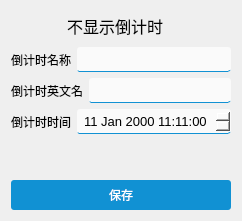
     <widget class="QWidget" name="tab_5">
      <attribute name="title">
       <string>倒计时设置</string>
      </attribute>
      <layout class="QVBoxLayout" name="verticalLayout_6">
       <item>
        <widget class="QCheckBox" name="timer_hide">
         <property name="maximumSize">
          <size>
           <width>16777215</width>
           <height>30</height>
          </size>
         </property>
         <property name="font">
          <font>
           <pointsize>12</pointsize>
          </font>
         </property>
         <property name="styleSheet">
          <string notr="true">QCheckBox{
border:none;
}

QCheckBox::indicator{/*选择框尺寸*/
    border: 0px solid #b1b1b1;
	width: 50px;
	height: 50px;
}
QCheckBox::indicator:unchecked{
image:url(&quot;:/res/checkbutton/unchecked.png&quot;);
}
QCheckBox::indicator:checked{
image:url(&quot;:/res/checkbutton/checked.png&quot;);
}
QCheckBox:hover{
color:#1191d3;
}</string>
         </property>
         <property name="text">
          <string>不显示倒计时</string>
         </property>
        </widget>
       </item>
       <item>
        <layout class="QHBoxLayout" name="horizontalLayout_11">
         <item>
          <widget class="QLabel" name="label_8">
           <property name="text">
            <string>倒计时名称</string>
           </property>
          </widget>
         </item>
         <item>
          <widget class="QLineEdit" name="edit_name">
           <property name="minimumSize">
            <size>
             <width>0</width>
             <height>25</height>
            </size>
           </property>
           <property name="styleSheet">
            <string notr="true">QLineEdit{

border-bottom: 1px solid #1191d3;; /* 边框宽度为1px，颜色为#A0A0A0 */
	border-radius: 3px; /* 边框圆角 */
	padding-left: 5px; /* 文本距离左边界有5px */
	background-color: #FAFAFA; /* 背景颜色 */
	color: #000000; /* 文本颜色 */
	selection-background-color: #1191d3; /* 选中文本的背景颜色 */
	selection-color: #F2F2F2; /* 选中文本的颜色 */
	font-family: &quot;Microsoft YaHei&quot;; /* 文本字体族 */
	font-size: 10pt; /* 文本字体大小 */
}
QLineEdit:hover,QLineEdit:editble{
border-bottom: 1px solid rgb(255, 58, 58);
}</string>
           </property>
          </widget>
         </item>
        </layout>
       </item>
       <item>
        <layout class="QHBoxLayout" name="horizontalLayout_12">
         <item>
          <widget class="QLabel" name="label_10">
           <property name="text">
            <string>倒计时英文名</string>
           </property>
          </widget>
         </item>
         <item>
          <widget class="QLineEdit" name="edit_name_eng">
           <property name="minimumSize">
            <size>
             <width>0</width>
             <height>25</height>
            </size>
           </property>
           <property name="styleSheet">
            <string notr="true">QLineEdit{

border-bottom: 1px solid #1191d3;; /* 边框宽度为1px，颜色为#A0A0A0 */
	border-radius: 3px; /* 边框圆角 */
	padding-left: 5px; /* 文本距离左边界有5px */
	background-color: #FAFAFA; /* 背景颜色 */
	color: #000000; /* 文本颜色 */
	selection-background-color: #1191d3; /* 选中文本的背景颜色 */
	selection-color: #F2F2F2; /* 选中文本的颜色 */
	font-family: &quot;Microsoft YaHei&quot;; /* 文本字体族 */
	font-size: 10pt; /* 文本字体大小 */
}
QLineEdit:hover,QLineEdit:editble{
border-bottom: 1px solid rgb(255, 58, 58);
}</string>
           </property>
          </widget>
         </item>
        </layout>
       </item>
       <item>
        <layout class="QHBoxLayout" name="horizontalLayout_13" stretch="0,1">
         <item>
          <widget class="QLabel" name="label_11">
           <property name="text">
            <string>倒计时时间</string>
           </property>
          </widget>
         </item>
         <item>
          <widget class="QDateTimeEdit" name="timer_time">
           <property name="minimumSize">
            <size>
             <width>0</width>
             <height>25</height>
            </size>
           </property>
           <property name="styleSheet">
            <string notr="true">QDateTimeEdit{

border-bottom: 1px solid #1191d3;; /* 边框宽度为1px，颜色为#A0A0A0 */
	border-radius: 3px; /* 边框圆角 */
	padding-left: 5px; /* 文本距离左边界有5px */
	background-color: #FAFAFA; /* 背景颜色 */
	color: #000000; /* 文本颜色 */
	selection-background-color: #1191d3; /* 选中文本的背景颜色 */
	selection-color: #F2F2F2; /* 选中文本的颜色 */
	font-family: &quot;Microsoft YaHei&quot;; /* 文本字体族 */
	font-size: 10pt; /* 文本字体大小 */
}
QDateTimeEdit:hover{
border-bottom: 1px solid rgb(255, 58, 58);
}
QDateTimeEdit::down-button{
width:7px;
background:#F0F0F0;
image: url(&quot;:/res/down.png&quot;);
border-radius: 3px; /* 边框圆角 */
}
QDateTimeEdit::up-button{
width:7px;
border-radius: 3px; /* 边框圆角 */
background:#F0F0F0;
image: url(&quot;:/res/up.png&quot;);
}
QDateTimeEdit::down-button:hover{
background:#1191d3;
}
QDateTimeEdit::up-button:hover{
background:#1191d3;
}</string>
           </property>
           <property name="dateTime">
            <datetime>
             <hour>11</hour>
             <minute>11</minute>
             <second>0</second>
             <year>2000</year>
             <month>1</month>
             <day>11</day>
            </datetime>
           </property>
          </widget>
         </item>
        </layout>
       </item>
       <item>
        <spacer name="verticalSpacer_4">
         <property name="orientation">
          <enum>Qt::Orientation::Vertical</enum>
         </property>
         <property name="sizeHint" stdset="0">
          <size>
           <width>20</width>
           <height>40</height>
          </size>
         </property>
        </spacer>
       </item>
       <item>
        <widget class="QPushButton" name="save_text_config">
         <property name="minimumSize">
          <size>
           <width>0</width>
           <height>30</height>
          </size>
         </property>
         <property name="styleSheet">
          <string notr="true">QPushButton{
	border-radius: 3px; /* 边框圆角 */
	color:#ffffff;
	background-color: #1191d3; /* 背景颜色 */
	padding:3px;

}
QPushButton:hover{
background:rgb(11, 96, 139);
}
</string>
         </property>
         <property name="text">
          <string>保存</string>
         </property>
        </widget>
       </item>
      </layout>
     </widget>
